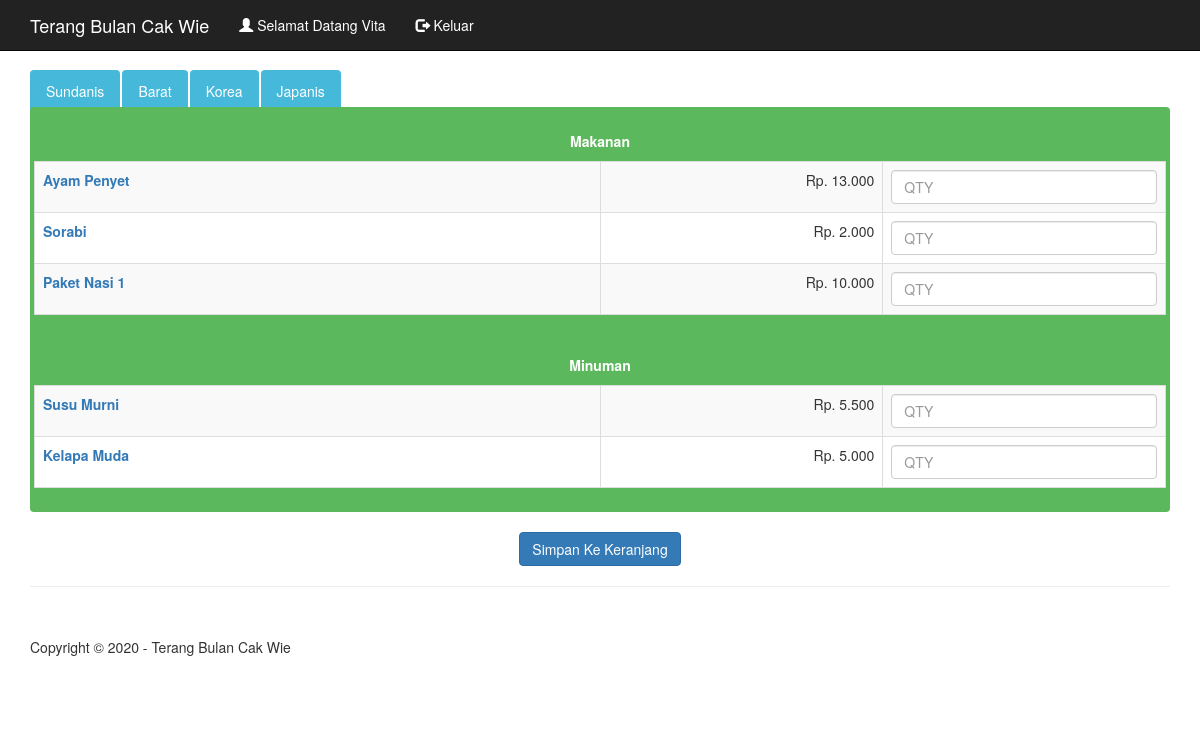
Page / (signed in) on the committed database.
### tables this page shows
CREATE TABLE IF NOT EXISTS `jenis` (
`id_jenis` int(11) NOT NULL,
  `jenis` varchar(30) NOT NULL
);

CREATE TABLE IF NOT EXISTS `kategori` (
`id_kategori` int(11) NOT NULL,
  `kategori` varchar(20) NOT NULL
);

CREATE TABLE IF NOT EXISTS `produk` (
`id_produk` int(11) NOT NULL,
  `nama_produk` varchar(50) NOT NULL,
  `id_jenis` int(11) NOT NULL,
  `id_kategori` varchar(5) NOT NULL,
  `harga` int(20) NOT NULL,
  `gambar` varchar(50) NOT NULL,
  `deskripsi` text NOT NULL
);

### config/library.php (called while the page is built, shortened)
<?php
function format_rupiah($angka){
  $rupiah=number_format($angka,0,',','.');
  return "Rp. ". $rupiah;
}
?>

### daftar.php (the view, shortened to what this page needs)
<div class="row">
    <div class="col-lg-12">
	<div class='thumbnail col-md-12' style='background:#5CB85C'>
	<?php
		$filter = mysql_query("select * from kategori");
		while($ff=mysql_fetch_array($filter)){
			echo "
			<br><p style='color:#ffffff'><b>$ff[kategori]</b></p>
			<table class='table table-striped table-bordered dataTable' style='background:#ffffff'>";
			$r=mysql_query("SELECT * FROM produk where id_kategori='$ff[id_kategori]' and id_jenis='$da1[id_jenis]'");
			while($d=mysql_fetch_array($r)){
			$harga = format_rupiah($d[harga]);
			echo"
						<tr>
							<td style='text-align:left;width:50%'><a href='#' data-toggle='modal' data-target='#my_$d[id_produk]'><b>$d[nama_produk]</b></a></td>
							<td style='text-align:right'>
							$harga
							</td>
							<td width='25%' style='text-align:left'>
							<input class='form-control' type='number' name='jumlah[]' placeholder='QTY'>
								<input class='form-control' type='hidden' name='id_produk[]' value='$d[id_produk]'>
							</td>
						</tr>
										<div class='modal fade modal-success' id='my_$d[id_produk]' tabindex='-1' role='dialog' aria-labelledby='myModalLabel' aria-hidden='true'>
                                            <div class='modal-dialog'>
                                                <div class='modal-content'>
                                                    <div class='modal-header'>
                                                        <button type='button' class='close' data-dismiss='modal' aria-label='Close'><span aria-hidden='true'>&times;</span></button>
                                                        <h4 class='modal-title' id='myModalLabel'>$d[nama_produk]</h4>
                                                    </div>
                                                    <div class='modal-body'>
														<div class='caption'>";
														echo"
															<h3>$d[nama_produk]</h3>
															<p><b>$harga</b></p>
															$d[deskripsi]
														</div>
                                                    </div>
                                                    <div class='modal-footer'>
                                                        <button type='button' class='btn btn-default' data-dismiss='modal'>Tutup</button>
                                                    </div>
                                                </div>
                                            </div>
                                        </div>";
			}
			echo "</table>";
		}
		?>
		</div>
	</div>
</div>

### index.php (shortened to what this page needs)
<?php
include "config/library.php";
if (empty($_SESSION['username']) || empty($_SESSION['password'])){
	header('location:login.php');
}
else{
?>
<!DOCTYPE html>
<html lang="en">
<head>
    <link href="css/bootstrap.min.css" rel="stylesheet">
    <link href="css/heroic-features.css" rel="stylesheet">
</head>
<body >
	<nav class="navbar navbar-inverse navbar-fixed-top"  role="navigation">
        <div class="container" >
			<div class="navbar-header">
                <a style="color:#ffffff" class="navbar-brand" href="#">Terang Bulan Cak Wie</a>
            </div>
			<div class="collapse navbar-collapse" id="bs-example-navbar-collapse-1">
                <ul class="nav navbar-nav">
                     <li>
						<a style="color:#ffffff"> <span class="glyphicon glyphicon-user"></span> Selamat Datang <?php echo $_SESSION[nama];?></a>
					  </li>
					  <li>
						<a style="color:#ffffff" href="logout.php"><span class="glyphicon glyphicon-log-out"></span> Keluar</a>
					  </li>
                </ul>
            </div>
        </div>
    </nav>
	<?php
	$ke=$_GET['ke'];
	switch($ke){
		default :
	?>
    <div class="container" >
        <div class="row text-center">
		<div class=" navbar-collapse">
			<ul class="nav nav-tabs">
			  <?php
			  $qr=mysql_query("select * from jenis");
			  while($da=mysql_fetch_array($qr)){
				  echo "
				  <li><a href='#$da[jenis]' data-toggle='tab'>$da[jenis]</a></li>";
			  }
				?>
			</ul>
		<form action="modul/keranjang/aksi_keranjang.php" method="post">
			<div class="tab-content">
			  <?php
			  $qr1=mysql_query("select * from jenis");
			  while($da1=mysql_fetch_array($qr1)){
				  if ($da1[id_jenis]==1){
					  $a = "active";
				  }
				  else{
					  $a = "";
				  }
				  echo "
				 <div class='tab-pane $a' id='$da1[jenis]'>";
				 include "daftar.php";
				 echo "</div>";
			  }
			  ?>
			</div>
			<input type='submit' class='btn btn-primary' name='kirim' value='Simpan Ke Keranjang'>
		</form>
		</div>
		</div>
		<hr>
        <footer>
            <div class="row">
                <div class="col-lg-12">
                    <p>Copyright &copy; <?php echo date("Y");?> - Terang Bulan Cak Wie</p>
                </div>
            </div>
        </footer>
    </div>
	<?php
		break;
	?>
	<?php
	}
	?>
</body>
</html>
<?php } ?>

### css/heroic-features.css (style rules this page uses)
body { padding-top: 70px; }
footer { margin: 50px 0; }

### rows in the picture
jenis: jenis "Sundanis"
jenis: jenis "Barat"
jenis: jenis "Korea"
jenis: jenis "Japanis"
kategori: kategori "Makanan"
produk: nama_produk "Ayam Penyet", harga "Rp. 13.000"
produk: nama_produk "Sorabi", harga "Rp. 2.000"
produk: nama_produk "Paket Nasi 1", harga "Rp. 10.000"
kategori: kategori "Minuman"
produk: nama_produk "Susu Murni", harga "Rp. 5.500"
produk: nama_produk "Kelapa Muda", harga "Rp. 5.000"

### other values in the picture
$_SESSION[nama] "Vita"
